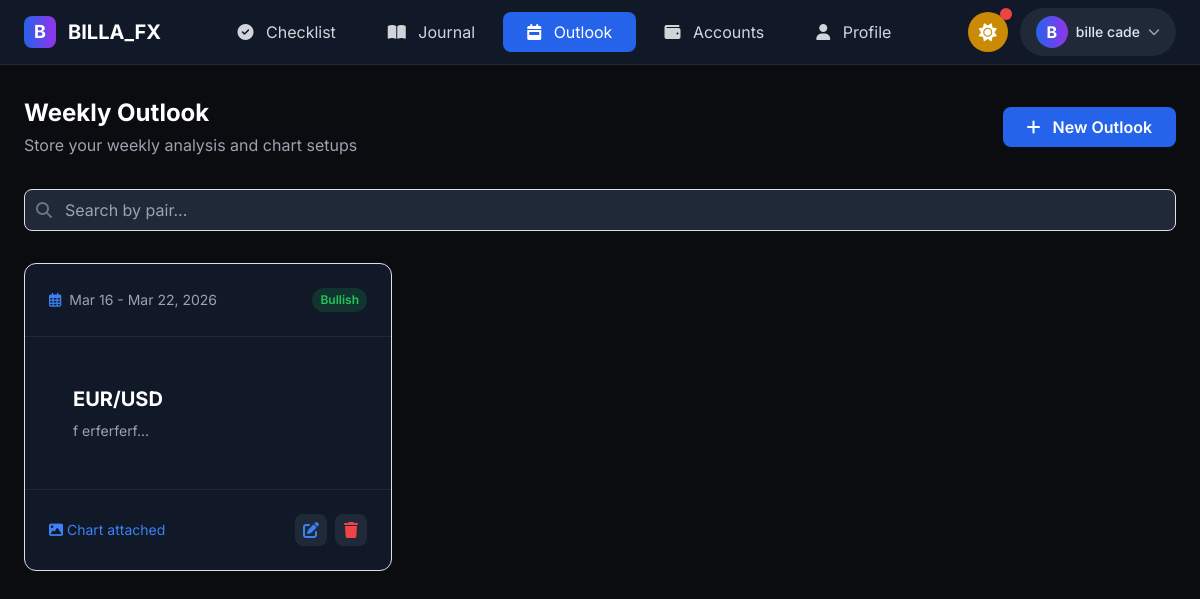
The app's page /weekly_outlook.php (signed in) with its own data.
### tables this page shows
CREATE TABLE `weekly_outlooks` (
  `id` int(11) NOT NULL,
  `user_id` int(11) NOT NULL,
  `week_starting` date NOT NULL,
  `pair` varchar(20) NOT NULL,
  `bias` enum('Bullish','Bearish','Neutral') NOT NULL,
  `analysis` text DEFAULT NULL,
  `chart_image` varchar(255) DEFAULT NULL,
  `created_at` timestamp NOT NULL DEFAULT current_timestamp()
);

### weekly_outlook.php (the view, shortened to what this page needs)
<?php
require_once 'auth.php';
$user_id = $_SESSION['user_id'];
$outlooks_query = "SELECT * FROM weekly_outlooks WHERE user_id = ? ORDER BY week_starting DESC, created_at DESC";
$stmt = $conn->prepare($outlooks_query);
$stmt->bind_param("i", $user_id);
$stmt->execute();
$outlooks = $stmt->get_result();
require_once 'header.php';
?>
<div class="space-y-8">
    <div class="flex flex-wrap justify-between items-center gap-4">
        <div>
            <h1 class="text-2xl font-bold text-white">Weekly Outlook</h1>
            <p class="text-gray-400 mt-1">Store your weekly analysis and chart setups</p>
        </div>
        <button class="bg-blue-600 hover:bg-blue-700 text-white font-semibold py-2 px-4 rounded-lg transition" onclick="openOutlookModal()">
            <i class="fas fa-plus mr-2"></i> New Outlook
        </button>
    </div>
    <div class="relative">
        <i class="fas fa-search absolute left-3 top-1/2 -translate-y-1/2 text-gray-500"></i>
        <input type="text" id="searchInput" placeholder="Search by pair..." class="w-full bg-gray-800 border border-gray-700 rounded-lg py-2 pl-10 pr-4 text-white focus:outline-none focus:border-blue-500" onkeyup="filterOutlooks()">
    </div>
    <div class="grid grid-cols-1 md:grid-cols-2 lg:grid-cols-3 gap-6" id="outlookGrid">
        <?php if ($outlooks->num_rows > 0): ?>
            <?php while($outlook = $outlooks->fetch_assoc()):
                $week_start = new DateTime($outlook['week_starting']);
                $week_end = clone $week_start;
                $week_end->modify('+6 days');
            ?>
            <div class="bg-gray-900 border border-gray-800 rounded-xl overflow-hidden hover:shadow-lg transition" data-id="<?php echo $outlook['id']; ?>" data-pair="<?php echo strtolower($outlook['pair']); ?>">
                <div class="p-4 border-b border-gray-800 flex justify-between items-center">
                    <div class="text-gray-400 text-sm flex items-center gap-2">
                        <i class="far fa-calendar-alt text-blue-500"></i>
                        <?php echo $week_start->format('M j') . ' - ' . $week_end->format('M j, Y'); ?>
                    </div>
                    <span class="px-2 py-1 rounded-full text-xs font-semibold <?php echo $outlook['bias'] == 'Bullish' ? 'bg-green-600/20 text-green-500' : ($outlook['bias'] == 'Bearish' ? 'bg-red-600/20 text-red-500' : 'bg-gray-600/20 text-gray-400'); ?>">
                        <?php echo $outlook['bias']; ?>
                    </span>
                </div>
                <div class="p-5 cursor-pointer" onclick="viewOutlook(<?php echo htmlspecialchars(json_encode($outlook)); ?>)">
                    <h3 class="text-white text-xl font-bold mb-2"><?php echo $outlook['pair']; ?></h3>
                    <div class="text-gray-400 text-sm line-clamp-3"><?php echo nl2br(htmlspecialchars(substr($outlook['analysis'], 0, 150))); ?>...</div>
                </div>
                <div class="p-4 border-t border-gray-800 flex justify-between items-center">
                    <div class="text-blue-500 text-sm flex items-center gap-1">
                        <i class="fas fa-<?php echo $outlook['chart_image'] ? 'image' : 'chart-line'; ?>"></i>
                        <span><?php echo $outlook['chart_image'] ? 'Chart attached' : 'No chart'; ?></span>
                    </div>
                    <div class="flex gap-2">
                        <button class="w-8 h-8 rounded-lg bg-gray-800 hover:bg-blue-600 text-blue-500 hover:text-white transition" onclick="event.stopPropagation(); editOutlook(<?php echo $outlook['id']; ?>)"><i class="fas fa-edit"></i></button>
                        <button class="w-8 h-8 rounded-lg bg-gray-800 hover:bg-red-600 text-red-500 hover:text-white transition" onclick="event.stopPropagation(); deleteOutlook(<?php echo $outlook['id']; ?>)"><i class="fas fa-trash"></i></button>
                    </div>
                </div>
            </div>
            <?php endwhile; ?>
        <?php endif; ?>
    </div>
</div>

### header.php (style rules this page uses)
body { font-family: 'Inter', sans-serif; background: #0a0c10; color: #e2e8f0; padding-bottom: 70px; }
.line-clamp-3 { display: -webkit-box; -webkit-line-clamp: 3; -webkit-box-orient: vertical; overflow: hidden; }

### records on screen
weekly_outlooks: week_starting "Mar 16", week_starting "Mar 22, 2026", bias "Bullish", pair "EUR/USD", analysis "f erferferf", shows "Chart attached"

### other values on screen
substr($_SESSION['username'] ?? 'U', 0, 1) "B"
$_SESSION['full_name'] "bille cade"
